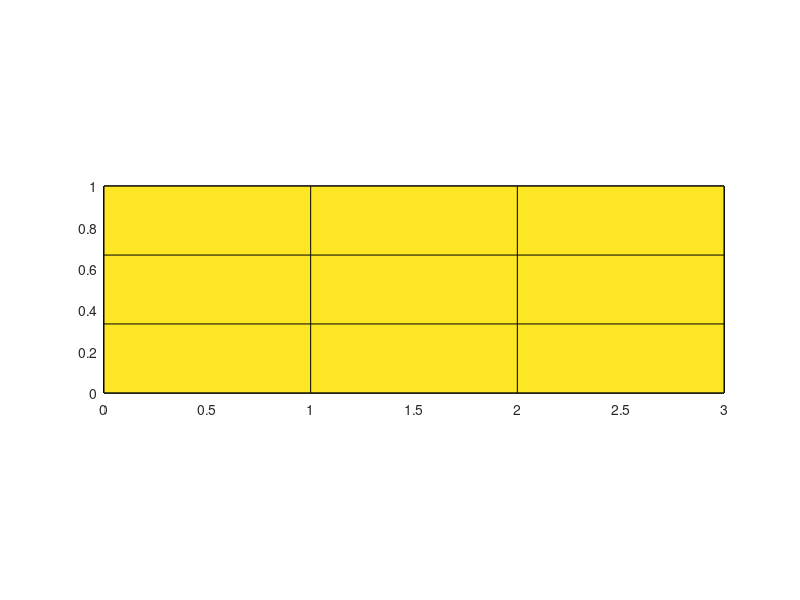

The MATLAB source for this figure:
ranges = [ 0,0 ,3 ;
          3 ,1 ,9 ]
p=3

x = linspace(ranges(1,1),ranges(2,1),p+1)
y = linspace(ranges(1,2),ranges(2,2),p+1)
z = linspace(ranges(1,3),ranges(2,3),p+1)

[X,Y] = meshgrid(x,y)

clf
axis([ranges(1,1),ranges(2,1),ranges(1,2),ranges(2,2),ranges(1,3),ranges(2,3)],"equal")
hold on
for i=1:columns(z)
  surf(X,Y,ones(size(X))*z(i))
endfor
for i=1:columns(x)
  for j=1:columns(y)
    plot3(ones(size(z))*x(i),ones(size(z))*y(j),z)
  endfor
endfor